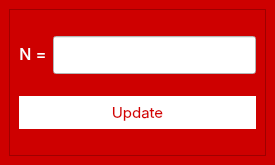
<?xml version="1.0" encoding="UTF-8"?>
<ui version="4.0">
 <class>MainWindow</class>
 <widget class="QMainWindow" name="MainWindow">
  <property name="geometry">
   <rect>
    <x>0</x>
    <y>0</y>
    <width>275</width>
    <height>165</height>
   </rect>
  </property>
  <property name="windowTitle">
   <string>MainWindow</string>
  </property>
  <property name="styleSheet">
   <string notr="true">background-color: rgb(206, 0, 0);</string>
  </property>
  <widget class="QWidget" name="centralwidget">
   <layout class="QVBoxLayout" name="verticalLayout">
    <item>
     <widget class="QFrame" name="frame">
      <property name="frameShape">
       <enum>QFrame::StyledPanel</enum>
      </property>
      <property name="frameShadow">
       <enum>QFrame::Raised</enum>
      </property>
      <layout class="QFormLayout" name="formLayout">
       <item row="1" column="0">
        <widget class="QLabel" name="label_2">
         <property name="font">
          <font>
           <family>SF Pro Display</family>
           <pointsize>12</pointsize>
          </font>
         </property>
         <property name="styleSheet">
          <string notr="true">color: rgb(255, 255, 255);</string>
         </property>
         <property name="text">
          <string>N =</string>
         </property>
         <property name="alignment">
          <set>Qt::AlignCenter</set>
         </property>
        </widget>
       </item>
       <item row="1" column="1">
        <widget class="QLineEdit" name="N">
         <property name="font">
          <font>
           <family>SF Pro Display</family>
           <pointsize>-1</pointsize>
           <weight>75</weight>
           <italic>false</italic>
           <bold>true</bold>
          </font>
         </property>
         <property name="styleSheet">
          <string notr="true">background-color: rgb(255, 255, 255);
color: rgb(143, 0, 0);
border-bottom: 2px solid rgba(255, 255, 255, 100);
padding: 7px 0px 7px 5px; /* top, right, bottom, left */
font-size: 15px;
font-family: &quot;SF Pro Display&quot;; 
	font-weight: bold; 
    font-style: normal;</string>
         </property>
         <property name="text">
          <string/>
         </property>
        </widget>
       </item>
       <item row="2" column="0">
        <spacer name="verticalSpacer_3">
         <property name="orientation">
          <enum>Qt::Vertical</enum>
         </property>
         <property name="sizeHint" stdset="0">
          <size>
           <width>20</width>
           <height>10</height>
          </size>
         </property>
        </spacer>
       </item>
       <item row="3" column="0" colspan="2">
        <widget class="QPushButton" name="updateN">
         <property name="font">
          <font>
           <family>SF Pro Display</family>
           <pointsize>-1</pointsize>
           <weight>50</weight>
           <italic>false</italic>
           <bold>false</bold>
          </font>
         </property>
         <property name="cursor">
          <cursorShape>PointingHandCursor</cursorShape>
         </property>
         <property name="styleSheet">
          <string notr="true">QPushButton {
    background-color: rgb(255, 255, 255);
    border-color: rgb(255, 255, 255);
    border-radius: 30px;
    color: rgb(214, 0, 0);
    font-size: 15px;
    padding: 7px;
    font-family: &quot;SF Pro Display&quot;; 
    font-weight: normal; 
    font-style: normal;
}

QPushButton:hover {
    background-color: rgb(230, 230, 230); 
}

QPushButton:pressed {
    background-color: rgb(200, 200, 200); 
}
</string>
         </property>
         <property name="text">
          <string>Update</string>
         </property>
        </widget>
       </item>
       <item row="4" column="0">
        <spacer name="verticalSpacer_2">
         <property name="orientation">
          <enum>Qt::Vertical</enum>
         </property>
         <property name="sizeHint" stdset="0">
          <size>
           <width>20</width>
           <height>5</height>
          </size>
         </property>
        </spacer>
       </item>
       <item row="0" column="1">
        <spacer name="verticalSpacer">
         <property name="orientation">
          <enum>Qt::Vertical</enum>
         </property>
         <property name="sizeHint" stdset="0">
          <size>
           <width>20</width>
           <height>5</height>
          </size>
         </property>
        </spacer>
       </item>
      </layout>
     </widget>
    </item>
   </layout>
  </widget>
 </widget>
 <resources/>
 <connections/>
</ui>
